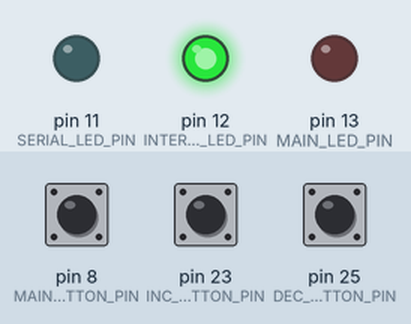
This program was run on a simulated Arduino Mega 2560, built with avr-gcc and run on an emulated ATmega2560. Parts: output pins drawn as LEDs (lit = HIGH). Dashed ring = blinking. The inputs (shaded band) are chosen by the test bench; at power-on: pin 8 (MAIN_BUTTON_PIN) HIGH, pin 25 (DEC_BUTTON_PIN) HIGH, pin 23 (INC_BUTTON_PIN) HIGH. What the program prints to the serial monitor is not drawn.

Above: at 1.2 s.
1.3 s: pin 8 (MAIN_BUTTON_PIN) pulled LOW for 0.15 s
At 1.8 s:
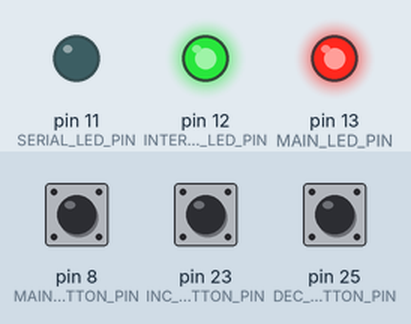
At 2.3 s:
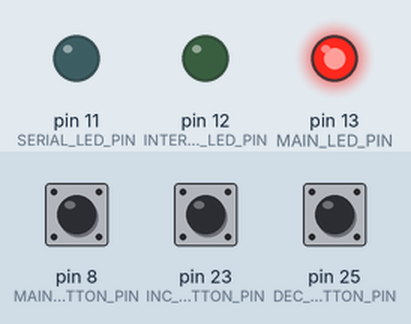
5.5 s: pin 8 (MAIN_BUTTON_PIN) pulled LOW for 1 s
At 7.5 s:
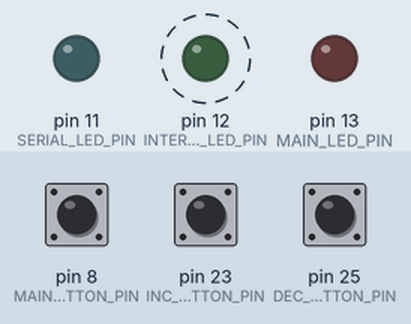
9.5 s: pin 25 (DEC_BUTTON_PIN) pulled LOW for 0.15 s
12.5 s: pin 23 (INC_BUTTON_PIN) pulled LOW for 1 s
15.5 s: pin 23 (INC_BUTTON_PIN) pulled LOW for 0.15 s
Timing chart, 0 to 18.1 s (numbered marks = the images above; inputs shaded):
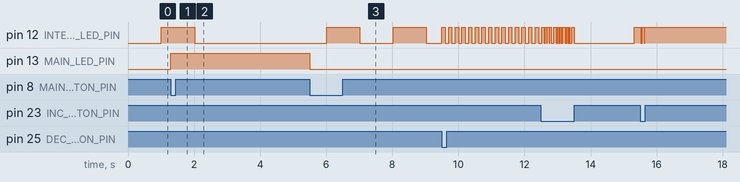

The program:

main.cpp
```cpp
#include <Arduino.h>
#include "stdinout.h"
#define MAIN_LED_PIN 13
#define INTERMITENT_LED_PIN 12
#define SERIAL_LED_PIN 11
#define MAIN_BUTTON_PIN 8
#define INC_BUTTON_PIN 23
#define DEC_BUTTON_PIN 25

void task1();
void task2();
void task3();
void task4();
void idleTask();

byte ledState = LOW;
byte interLedState = LOW;
byte serialLedState = LOW;
bool btnPressed = false;
unsigned int currentTime = 0;
unsigned int prevTime_T1 = 0;
unsigned int prevTime_Idle = 0;
unsigned int delayTime = 1000;
unsigned int idleInterval = 2000;
unsigned int step = 100;
char command[10];

void setup()
{
  pinMode(MAIN_LED_PIN, OUTPUT);
  pinMode(INTERMITENT_LED_PIN, OUTPUT);
  pinMode(SERIAL_LED_PIN, OUTPUT);
  pinMode(MAIN_BUTTON_PIN, INPUT_PULLUP);
  pinMode(INC_BUTTON_PIN, INPUT);
  pinMode(DEC_BUTTON_PIN, INPUT);
  Serial.begin(115200);
}

void loop()
{
  currentTime = millis();
  task1();
  task2();
  task3();
  task4();
  idleTask();
}

void task1()
{
  if (digitalRead(MAIN_BUTTON_PIN) == LOW)
  {
    if (!btnPressed)
    {
      ledState = !ledState;
      digitalWrite(MAIN_LED_PIN, ledState);
      btnPressed = true;
    }
  }
  else
  {
    btnPressed = false;
  }
}

void task2()
{
  if (currentTime - prevTime_T1 > delayTime)
  {
    if (ledState == HIGH)
    {
      interLedState = LOW;
      digitalWrite(INTERMITENT_LED_PIN, interLedState);
    }
    else
    {
      digitalWrite(INTERMITENT_LED_PIN, interLedState =
                                            interLedState == LOW ? HIGH : LOW);
    }
    prevTime_T1 = currentTime;
  }
}

void task3()
{
  if (digitalRead(INC_BUTTON_PIN) == LOW)
  {
    delayTime += step;
    digitalWrite(INC_BUTTON_PIN, HIGH);
  }
  if (digitalRead(DEC_BUTTON_PIN) == LOW)
  {
    if (delayTime > 100)
    {
      delayTime -= step;
      digitalWrite(DEC_BUTTON_PIN, HIGH);
    }
  }
}

void task4()
{
  if (Serial.available())
  {
    fgets(command, sizeof(command), stdin);
    command[strcspn(command, "\n")] = 0; // Remove the newline character

    if (strcasecmp(command, "led on") == 0)
    {
      serialLedState = HIGH;
      digitalWrite(SERIAL_LED_PIN, serialLedState);
    }
    else if (strcasecmp(command, "led off") == 0)
    {
      serialLedState = LOW;
      digitalWrite(SERIAL_LED_PIN, serialLedState);
    }
    else
    {
      printf("No such command available!\n");
    }
  }
}

void idleTask()
{
  if (currentTime - prevTime_Idle > idleInterval)
  {
    prevTime_Idle = currentTime;

    printf("LED-ul principal este: %s \n", ledState == HIGH ? "Aprins" : "Stins");
    printf("LED-ul intermitent  este: %s \n", interLedState == HIGH ? "Aprins" : "Stins");
    printf("Numărul de recurențe/timp în care LED-ul intermitent se va afla într-o stare: %d \n", delayTime);
    printf("Comanda de la terminal: %s\n", command);
    printf("LED-ul Serial este: %s \n", serialLedState == HIGH ? "Aprins" : "Stins");
  }
}
```

stdinout.h
```cpp
#ifndef _STDINOUT_H
#define _STDINOUT_H

// no need to make an instance of this yourself
class initializeSTDINOUT
{
    static size_t initnum;
  public:
    // Constructor
    initializeSTDINOUT();
};

// Call the constructor in each compiled file this header is included in
// static means the names won't collide
static initializeSTDINOUT initializeSTDINOUT_obj;

#endif
```

stdinout.cpp
```cpp
#include "Arduino.h"
#include <stdio.h>
#include "stdinout.h"

// Function that printf and related will use to print
static int serial_putchar(char c, FILE *f)
{
  if (c == '\n') {
    serial_putchar('\r', f);
  }

  return Serial.write(c) == 1 ? 0 : 1;
}
// Function that scanf and related will use to read
static int serial_getchar(FILE *)
{
  // Wait until character is avilable
  while (Serial.available() <= 0) { ; }

  return Serial.read();
}

static FILE serial_stdinout;

static void setup_stdin_stdout()
{
  // Set up stdout and stdin
  fdev_setup_stream(&serial_stdinout, serial_putchar, serial_getchar, _FDEV_SETUP_RW);
  stdout = &serial_stdinout;
  stdin  = &serial_stdinout;
  stderr = &serial_stdinout;
}

// Initialize the static variable to 0
size_t initializeSTDINOUT::initnum = 0;

// Constructor that calls the function to set up stdin and stdout
initializeSTDINOUT::initializeSTDINOUT()
{
  if (initnum++ == 0) {
    setup_stdin_stdout();
  }
}
```

Measured:
- after the input at 1.3 s, pin 12 (INTERMITENT_LED_PIN): goes on until 2.0 s, then stays LOW; pin 13 (MAIN_LED_PIN): LOW → HIGH at once
- after the input at 5.5 s, pin 12 (INTERMITENT_LED_PIN): alternates HIGH for 1.0 s and LOW for 1.0 s, starting after 0.52 s; pin 13 (MAIN_LED_PIN): HIGH → LOW at once
